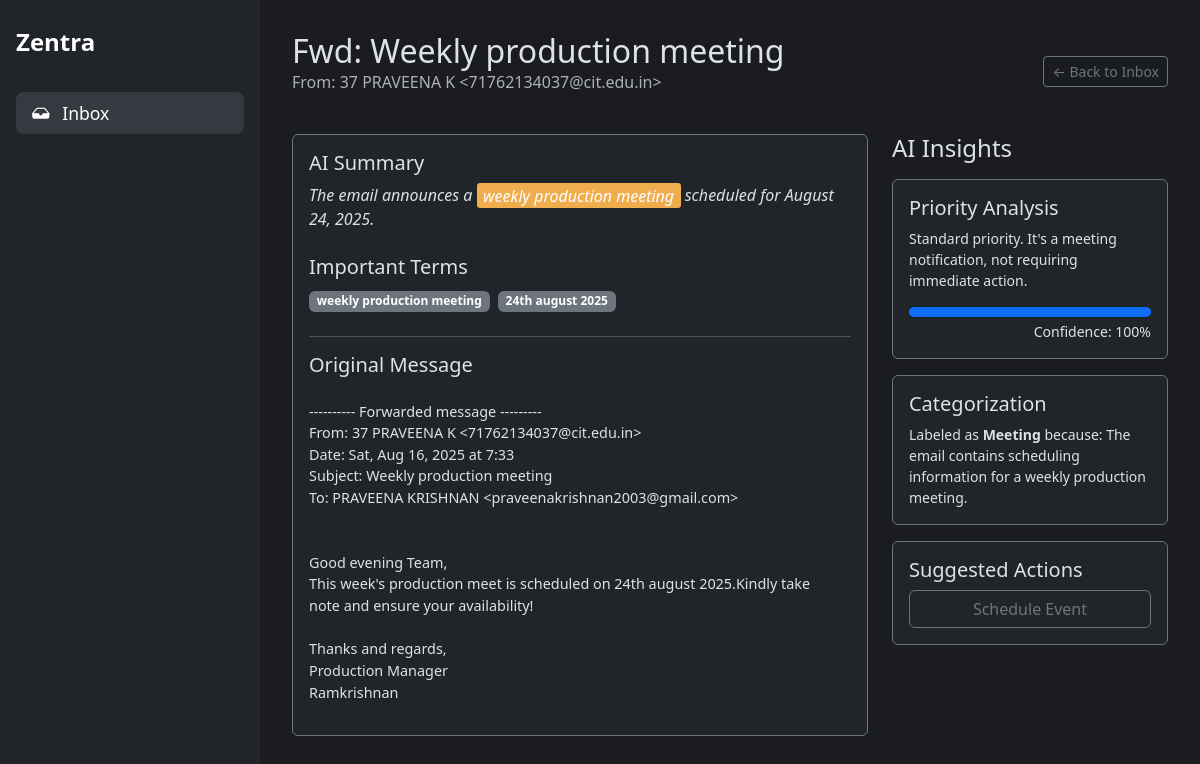
Page /classification/1 on the committed database.
### tables this page shows
CREATE TABLE classifications (
    id INTEGER PRIMARY KEY AUTOINCREMENT,
    gmail_message_id TEXT UNIQUE NOT NULL, -- NEW: Added unique message ID
    created_at TIMESTAMP NOT NULL DEFAULT CURRENT_TIMESTAMP,
    subject TEXT NOT NULL,
    sender TEXT NOT NULL,
    body TEXT,
    category TEXT,
    confidence REAL,
    priority_analysis TEXT,
    category_reason TEXT,
    summary TEXT,
    important_terms TEXT,
    response_draft TEXT
);

### Oauth.py (the view)
@app.route("/classification/<int:classification_id>")
def classification_detail_view(classification_id):
    classification = database.get_classification_by_id(classification_id)
    if not classification:
        return "Classification not found", 404
    suggestion = database.get_suggestion_by_classification_id(classification_id)
    summary = classification['summary']
    if classification['important_terms']:
        terms = [term.strip() for term in classification['important_terms'].split(',')]
        for term in terms:
            if term:
                summary = re.sub(f'({re.escape(term)})', r'<span class="highlight">\1</span>', summary, flags=re.IGNORECASE)
    return render_template(
        "detail.html",
        classification=classification,
        highlighted_summary=summary,
        suggestion=suggestion
    )

### database.py (called while the page is built)
def get_db_connection():
    conn = sqlite3.connect(DATABASE_FILE, timeout=10)
    conn.row_factory = sqlite3.Row
    return conn

def get_classification_by_id(classification_id):
    conn = get_db_connection()
    classification = conn.execute(
        'SELECT * FROM classifications WHERE id = ?', (classification_id,)
    ).fetchone()
    conn.close()
    return classification

def get_suggestion_by_classification_id(classification_id):
    conn = get_db_connection()
    suggestion = conn.execute(
        "SELECT * FROM suggested_events WHERE source_email_id = ? AND status = 'pending'",
        (classification_id,)
    ).fetchone()
    conn.close()
    return suggestion

### templates/detail.html (shortened to what this page needs)
{% extends "layout.html" %}
{% block content %}
<div class="mb-4 d-flex justify-content-between align-items-center">
  <div>
    <h1 class="h2 mb-0">{{ classification.subject }}</h1>
    <p class="text-muted">From: {{ classification.sender }}</p>
  </div>
  <a href="/recent_classified" class="btn btn-sm btn-outline-secondary">&larr; Back to Inbox</a>
</div>
<div class="row g-4">
  <div class="col-md-8">
    <div class="card bg-dark border-secondary h-100">
      <div class="card-body">
        <h5 class="card-title">AI Summary</h5>
        <p class="card-text fst-italic">
          {{ highlighted_summary | safe }}
        </p>
        {% if classification.important_terms %}
        <h5 class="card-title mt-4">Important Terms</h5>
        <div class="mb-4">
            {% for term in classification.important_terms.split(',') %}
                {% if term.strip() %}
                    <span class="badge bg-secondary me-1">{{ term.strip() }}</span>
                {% endif %}
            {% endfor %}
        </div>
        {% endif %}
        <hr>
        <h5 class="card-title mb-4">Original Message</h5>
        <pre style="white-space: pre-wrap; font-family: inherit; font-size: 0.9rem;">{{ classification.body }}</pre>
      </div>
    </div>
  </div>
  <div class="col-md-4">
    <h4 class="mb-3">AI Insights</h4>
    <div class="card bg-dark border-secondary mb-3">
      <div class="card-body">
        <h5 class="card-title">Priority Analysis</h5>
        <p class="card-text small">{{ classification.priority_analysis }}</p>
        <div class="progress" role="progressbar" style="height: 10px;">
          <div class="progress-bar" style="width: {{ (classification.confidence|float) * 100 }}%"></div>
        </div>
        <div class="text-end small mt-1">Confidence: {{ "%.0f"|format((classification.confidence|float) * 100) }}%</div>
      </div>
    </div>
    <div class="card bg-dark border-secondary mb-3">
      <div class="card-body">
        <h5 class="card-title">Categorization</h5>
        <p class="card-text small">Labeled as <strong>{{ classification.category }}</strong> because: {{ classification.category_reason }}</p>
      </div>
    </div>
    <div class="card bg-dark border-secondary">
      <div class="card-body">
        <h5 class="card-title">Suggested Actions</h5>
        <div class="d-grid gap-2">
          {% if suggestion %}
          <button id="scheduleBtn" class="btn btn-outline-secondary" type="button"
                  data-suggestion-id="{{ suggestion.id }}"
                  data-bs-toggle="modal" data-bs-target="#scheduleModal">
            Schedule Event
          </button>
          {% endif %}
        </div>
      </div>
    </div>
  </div>
</div>
{% endblock %}

### templates/layout.html (style rules this page uses)
body { display: flex; min-height: 100vh; background-color: #1a1c20; color: #dee2e6; }
.highlight { background-color: #f0ad4e; color: #fff; padding: 0.1em 0.4em; border-radius: 0.2rem; font-weight: 500; }

### templates/detail.html (style rules this page uses)
.highlight { background-color: #f0ad4e; color: #fff; padding: 0.1em 0.4em; border-radius: 0.2rem; font-weight: 500; }

### rows in the picture
classifications: subject "Fwd: Weekly production meeting", sender "37 PRAVEENA K <71762134037@cit.edu.in>", body "---------- Forwarded message --------- From: 37 PRAVEENA K <71762134037@cit.edu.in> Date: Sat, Aug 16, 2025 at 7:33 Subject: Weekly production meeting To: PRAVEENA KRISHNAN <praveenakrishnan2003@gmail.com> Good evening Team, This week's production meet is scheduled on 24th august 2025.Kindly take note and ensure your availability! Thanks and regards, Production Manager Ramkrishnan", priority_analysis "Standard priority. It's a meeting notification, not requiring immediate action.", (classification.confidence|float)*100 "100", category "Meeting", category_reason "The email contains scheduling information for a weekly production meeting."

### other values in the picture
{{ highlighted_summary | safe }} "The email announces a weekly production meeting scheduled for August 24, 2025."
{{ term.strip() }} "weekly production meeting" "24th august 2025"
